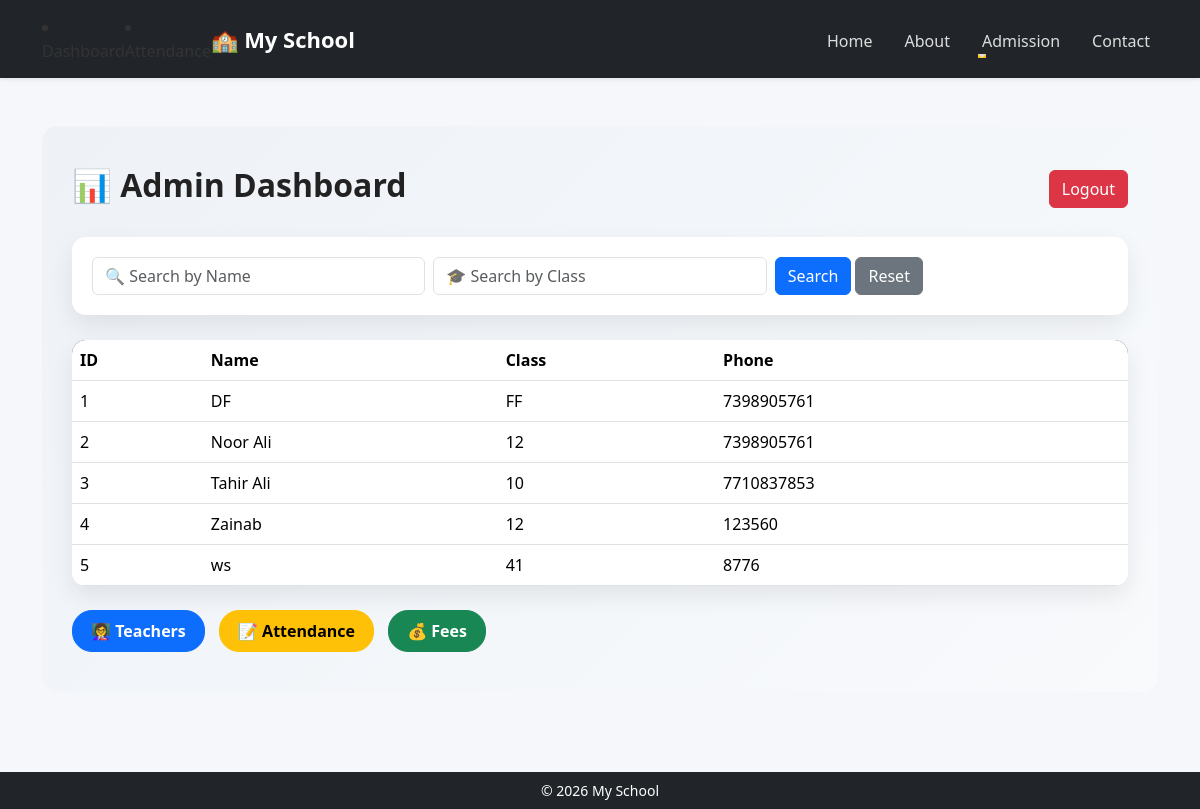
The app's page /admin (signed in) with its own data.
### tables this page shows
CREATE TABLE students (
        id INTEGER PRIMARY KEY AUTOINCREMENT,
        name TEXT,
        class TEXT,
        phone TEXT
    );

### app.py (the view)
@app.route("/admin")
def admin():
    if not session.get("admin"):
        return redirect("/login")
    db = get_db()
    students = db.execute("SELECT * FROM students").fetchall()
    db.close()
    return render_template("admin.html", students=students)

### app.py (called while the page is built)
def get_db():
    conn = sqlite3.connect(DB_NAME)
    conn.execute("""
    CREATE TABLE IF NOT EXISTS students (
        id INTEGER PRIMARY KEY AUTOINCREMENT,
        name TEXT,
        class TEXT,
        phone TEXT
    )
    """)
    conn.execute("""
    CREATE TABLE IF NOT EXISTS teachers (
        id INTEGER PRIMARY KEY AUTOINCREMENT,
        name TEXT,
        subject TEXT,
        phone TEXT
    )
    """)
    conn.execute("""
    CREATE TABLE IF NOT EXISTS attendance (
        id INTEGER PRIMARY KEY AUTOINCREMENT,
        student_id INTEGER,
        status TEXT,
        date TEXT
    )
    """)
    conn.execute("""
    CREATE TABLE IF NOT EXISTS fees (
        id INTEGER PRIMARY KEY AUTOINCREMENT,
        student_id INTEGER,
        amount INTEGER,
        status TEXT,
        date TEXT
    )
    """)
    conn.commit()
    return conn

### templates/admin.html
{% extends "base.html" %}
{% block content %}
<div class="admin-bg">
    <div class="admin-header">
        <h2>📊 Admin Dashboard</h2>
        <a href="/logout" class="btn btn-danger">Logout</a>
    </div>
    <div class="search-card">
        <form method="post" class="row g-2 align-items-center">
            <div class="col-md-4">
                <input
                    type="text"
                    name="name"
                    class="form-control"
                    placeholder="🔍 Search by Name"
                    value="{{ search_name }}"
                >
            </div>
            <div class="col-md-4">
                <input
                    type="text"
                    name="class"
                    class="form-control"
                    placeholder="🎓 Search by Class"
                    value="{{ search_class }}"
                >
            </div>
            <div class="col-md-4">
                <button class="btn btn-primary">Search</button>
                <a href="/admin" class="btn btn-secondary">Reset</a>
            </div>
        </form>
    </div>
    {% if students|length == 0 %}
        <div class="alert alert-warning">No students found</div>
    {% else %}
        <table class="table table-hover">
            <thead>
                <tr>
                    <th>ID</th>
                    <th>Name</th>
                    <th>Class</th>
                    <th>Phone</th>
                </tr>
            </thead>
            <tbody>
                {% for s in students %}
                <tr>
                    <td>{{ s[0] }}</td>
                    <td>{{ s[1] }}</td>
                    <td>{{ s[2] }}</td>
                    <td>{{ s[3] }}</td>
                </tr>
                {% endfor %}
            </tbody>
        </table>
    {% endif %}
    <div class="admin-actions mt-4">
        <a href="/teachers" class="btn btn-primary">👩‍🏫 Teachers</a>
        <a href="/attendance" class="btn btn-warning">📝 Attendance</a>
        <a href="/fees" class="btn btn-success">💰 Fees</a>
    </div>
</div>
{% endblock %}

### static/css/style.css (style rules this page uses)
body { font-family: 'Segoe UI', sans-serif; background-color: #f5f7fb; color: #333; }
.admin-bg { background: linear-gradient(135deg, #eef2f7, #f8fafc); padding: 40px 30px; border-radius: 16px; }
.admin-header { display: flex; justify-content: space-between; align-items: center; margin-bottom: 25px; }
.admin-header h2 { font-weight: 800; color: #222; }
.search-card { background: white; padding: 20px; border-radius: 14px; box-shadow: 0 10px 25px rgba(0,0,0,0.08); margin-bottom: 25px; }
.table { background: white; border-radius: 14px; overflow: hidden; box-shadow: 0 10px 25px rgba(0,0,0,0.08); }
.table thead { background: #212529; color: white; }
.table th, .table td { vertical-align: middle; }
.admin-actions a { margin-right: 10px; border-radius: 20px; padding: 8px 18px; font-weight: 600; }

### records on screen
students: id "1", name "DF", class "FF", phone "7398905761"
students: id "2", name "Noor Ali", class "12", phone "7398905761"
students: id "3", name "Tahir Ali", class "10", phone "7710837853"
students: id "4", name "Zainab", class "12", phone "123560"
students: id "5", name "ws", class "41", phone "8776"
